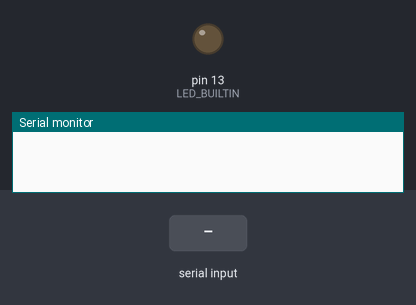
Simulated run of this sketch. Board: Arduino Uno, built with avr-gcc and run on an emulated ATmega328P. Parts: output pins drawn as LEDs (lit = HIGH), the last lines printed to the serial monitor. The inputs (shaded band) are chosen by the test bench.

Above: at 1.2 s.
1.3 s: "<1>" received over Serial
At 1.8 s:
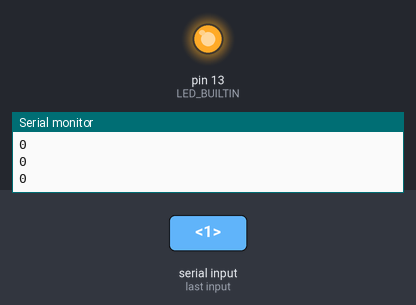
2.8 s: "<0>" received over Serial
At 4.0 s:
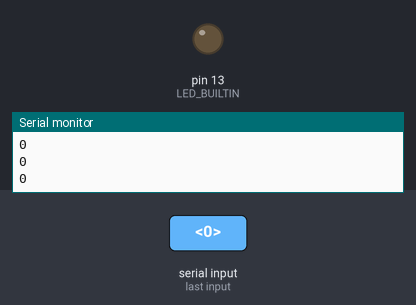
4.3 s: "<1,90>" received over Serial
At 5.4 s:
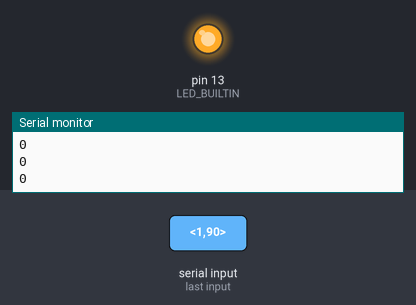
Timing chart, 0 to 7.3 s (numbered marks = the images above; inputs shaded):
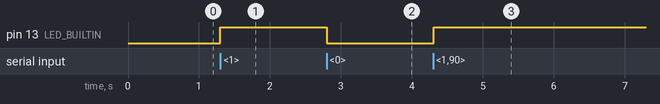

The sketch:

P52Arduino.ino
```cpp
const int MAX_VALUES = 5; //maximum amount of values received
const byte numChars = 32;
char receivedChars[numChars];
char tempChars[numChars];        // temporary array for use when parsing

// variables to hold the parsed data
boolean newData = false;

//============

void setup() {
    Serial.begin(9600);
    pinMode(LED_BUILTIN, OUTPUT);

}

//============

void loop() {
    recvWithStartEndMarkers();
    if (newData == true) {
        strcpy(tempChars, receivedChars);
            // this temporary copy is necessary to protect the original data
            //   because strtok() used in parseData() replaces the commas with \0
        parseData();
        newData = false;
    }
}

//============
// Code from https://forum.arduino.cc/t/serial-input-basics-updated/382007

void recvWithStartEndMarkers() {
    static boolean recvInProgress = false;
    static byte ndx = 0;
    char endMarker = '>';
    char startMarker = '<';
    char rc;

    while (Serial.available() > 0 && newData == false) {
        rc = Serial.read();

        if (recvInProgress == true) {
            if (rc != endMarker) {
                receivedChars[ndx] = rc;
                ndx++;
                if (ndx >= numChars) {
                    ndx = numChars - 1;
                }
            }
            else {
                receivedChars[ndx] = '\0'; // terminate the string
                recvInProgress = false;
                ndx = 0;
                newData = true;
            }
        }

        else if (rc == startMarker) {
            recvInProgress = true;
        }
    }
}

//============

void parseData() {      // split the data into its parts
    char * strtokIndx;

//
//    strtokIndx = strtok(tempChars,",");      // get the first part - the string
//    strcpy(myString, strtokIndx); // copy it to messageFromPC
//    Serial.println(myString); //print String

//    myInteger = atoi(strtokIndx);     // convert this part to an integer
//    Serial.println(myInteger); //print Integer

//    myFloat = atof(strtokIndx);     // convert this part to a float
//    Serial.println(myFloat); //print Float

    strtokIndx = strtok(tempChars,",");
    int q = atoi(strtokIndx);

    if (q == 0 || q == 1) {
      digitalWrite(LED_BUILTIN, q);
    }

    strtokIndx = strtok(NULL, ",");
    int w = atoi(strtokIndx);

    strtokIndx = strtok(NULL, ",");
    int e= atoi(strtokIndx);

    strtokIndx = strtok(NULL, ",");
    int r= atoi(strtokIndx);

    strtokIndx = strtok(NULL, ",");
    int t= atoi(strtokIndx);


    Serial.println(q);
    Serial.println(w);
    Serial.println(e);
    Serial.println(r);
    Serial.println(t);


}

//Uncomment this if you just want to receive one value


//void recvWithEndMarker() {
//    static byte ndx = 0;
//    char endMarker = '\n';
//    char rc;
//
//    if (Serial.available() > 0) {
//        rc = Serial.read();
//
//        if (rc != endMarker) {
//            receivedChars[ndx] = rc;
//            ndx++;
//            if (ndx >= numChars) {
//                ndx = numChars - 1;
//            }
//        }
//        else {
//            receivedChars[ndx] = '\0'; // terminate the string
//            ndx = 0;
//            newData = true;
//        }
//    }
//}
//
//void showNewNumber() {
//    if (newData == true) {
//        dataNumber = 0;             // new for this version
//        dataNumber = atoi(receivedChars);   // new for this version
//        Serial.print("Data as Number ... ");    // new for this version
//        Serial.println(dataNumber);     // new for this version
//        newData = false;
//    }
//}
```

Measured:
- after the input at 1.3 s, pin 13 (LED_BUILTIN): LOW → HIGH at once
- after the input at 2.8 s, pin 13 (LED_BUILTIN): HIGH → LOW at once
- after the input at 4.3 s, pin 13 (LED_BUILTIN): LOW → HIGH at once
